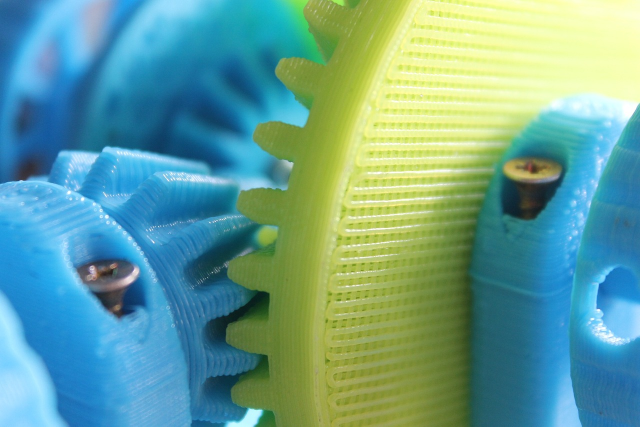
#> input picture img/the-mechanism-of-418198_1280.jpg, 1280 x 853 px (shown at 1/2 size)
$ python -i base.py   (imports and definitions only)
#> lines starting #> are read from the running program, lines starting #| are printed output that depends on the picture; after the words box and inside, x2 and y2 are one past the last pixel; in counts of white or black regions, pixels touching at a corner belong together
import cv2
import numpy as np
import os
from PIL import Image


# [119 lines left out: functions make_stencils, reduce_colors, group_pixels_nearest_color, save_cmyk_channels, not called in this run]

def something(x):
    pass

def showLines(input_image_path: str, output_directory: str):

#> called with input_image_path = '../img/the-mechanism-of-418198_1280.jpg', output_directory = 'out.png'
    img = cv2.imread(input_image_path)
#> img is the input picture: shape (853, 1280, 3); mean B, G, R 149, 160.5, 103.6
    img=cv2.resize(img,(600,400),cv2.INTER_AREA)
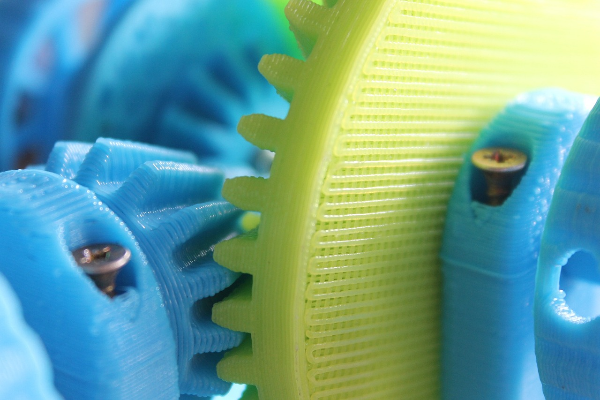
#> img: shape (400, 600, 3); mean B, G, R 148.9, 160.4, 103.4

    gray = cv2.cvtColor(img, cv2.COLOR_BGR2GRAY)
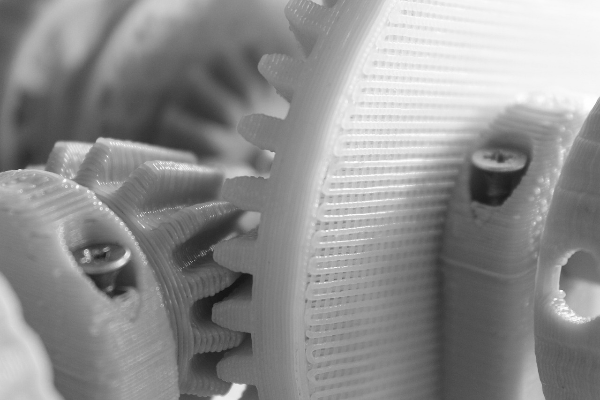
#> gray: shape (400, 600); min 20, max 255, mean 142.1
    cv2.imwrite(os.path.join(output_directory, 'gray.png'), gray)

    cv2.namedWindow('image')
    # create trackbars for color change
    cv2.createTrackbar('min','image',0,255,something)
#> slider 'min' is set to 51
    cv2.createTrackbar('max','image',0,255,something)
#> slider 'max' is set to 255
    # create switch for ON/OFF functionality
    switch = "0 : OFF \n 1 : ON"
    cv2.createTrackbar(switch, 'image',0,1,something)
#> slider '0 : OFF \n 1 : ON' is set to 1
    while(1):
        # get current positions of four trackbars
        g = cv2.getTrackbarPos ('min', 'image')
        b = cv2.getTrackbarPos ('max', 'image')
        s = cv2.getTrackbarPos (switch, 'image')
        if s == 0:
            img=img
            edges=img
        if s==1:
            edges = cv2.Canny(img,g,b)
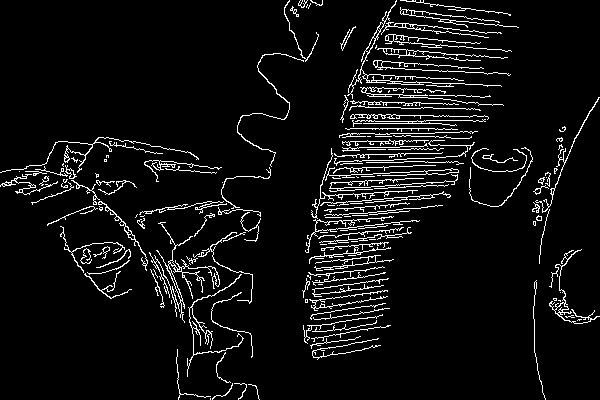
#> edges: shape (400, 600); 6.4% white in thin lines or dots
        cv2.imshow ('image', edges)
        k = cv2.waitKey (1) & 0xFF
#> (key Esc is pressed here)
        if k == 27:
            break
    cv2.destroyAllWindows()

    cv2.imwrite(os.path.join(output_directory, 'edges.png'), edges)
    lines = cv2.HoughLinesP(edges, 1, np.pi/180, 100,
                            minLineLength=100, maxLineGap=10)
#> lines = [[312, 205, 445, 193], [314, 206, 434, 197], [304, 340, 348, 204], [318, 358, 368, 170], [340, 119, 453, 6], [315, 231, 419, 220], [343, 114, 487, 116], [323, 177, 489, 11], [375, 67, 510, 74], [368, 46, 503, 58], [342, 134, 473, 132]]
    for line in lines:
        x1, y1, x2, y2 = line[0]
        cv2.line(img, (x1, y1), (x2, y2), (0, 255, 0), 2)
#> this loop made 11 passes
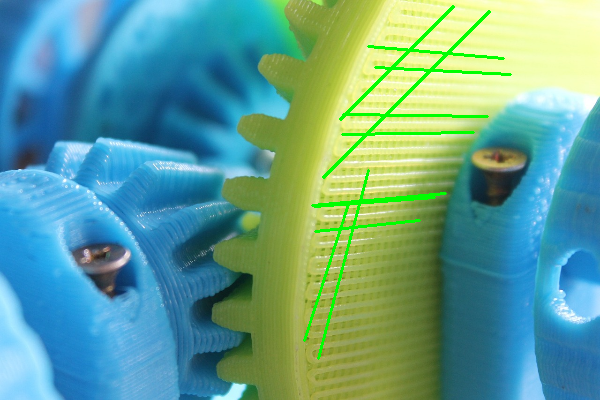
#> img: shape (400, 600, 3); 2.02% of pixels changed, all inside (x1, y1, x2, y2) = (303, 5, 512, 360)

    cv2.imwrite(os.path.join(output_directory, 'lines.png'), img)

>>> result = showLines('../img/the-mechanism-of-418198_1280.jpg', 'out.png')

$ run again, on img/calibration_control_calibrated.png
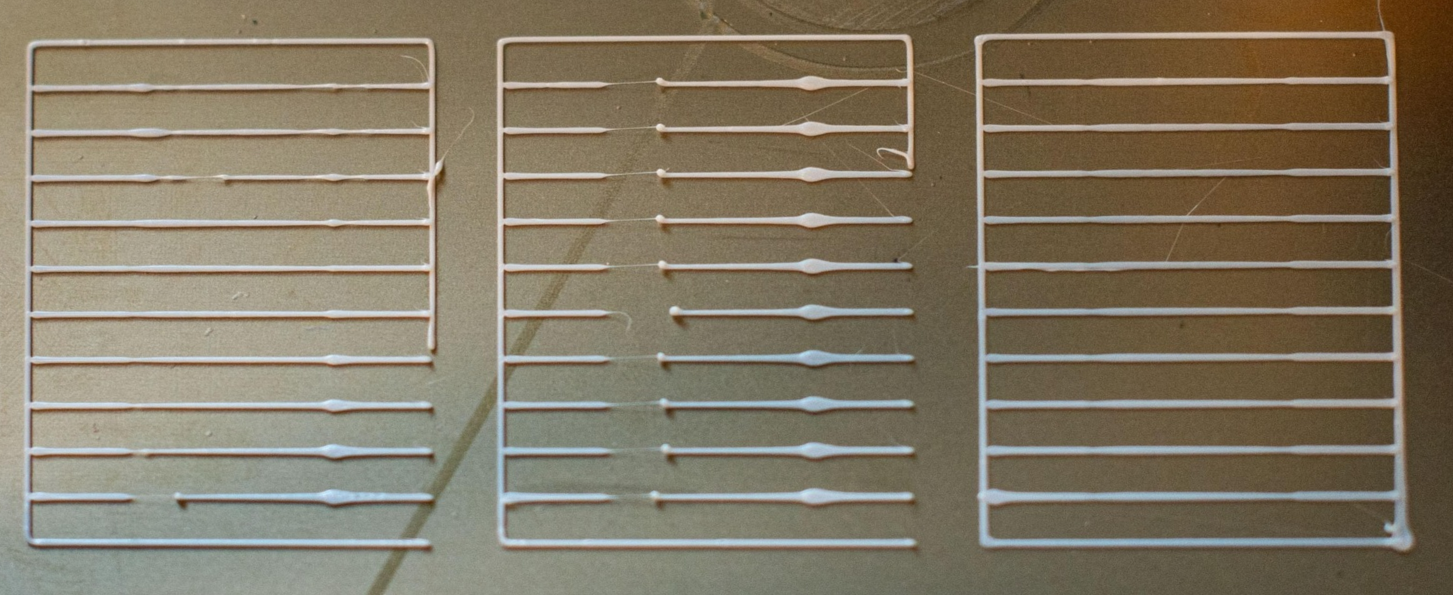
#> input picture img/calibration_control_calibrated.png, 1453 x 595 px
#> in showLines, img is the input picture: shape (595, 1453, 3); mean B, G, R 99.9, 119.9, 130.1
#> in showLines, `edges = cv2.Canny(img,g,b)`:
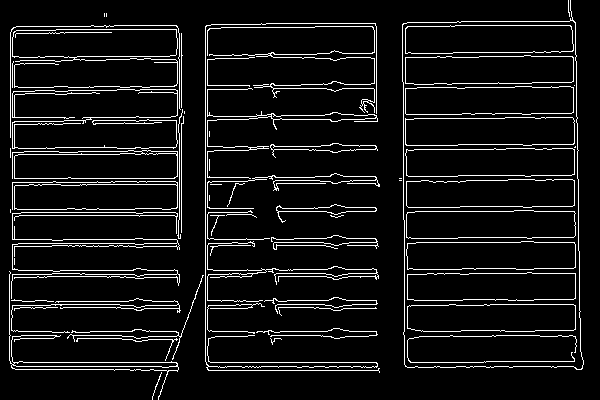
#> edges: shape (400, 600); 7.7% white in thin lines or dots
#> lines = 35 rows, first 6: [11, 366, 177, 366], [10, 362, 176, 362], [205, 361, 205, 26], [209, 331, 327, 331], [207, 329, 207, 25], [427, 273, 579, 273]
#> the loop in showLines, `for line in lines:` made 35 passes
#> after the loop in showLines, `for line in lines:`:
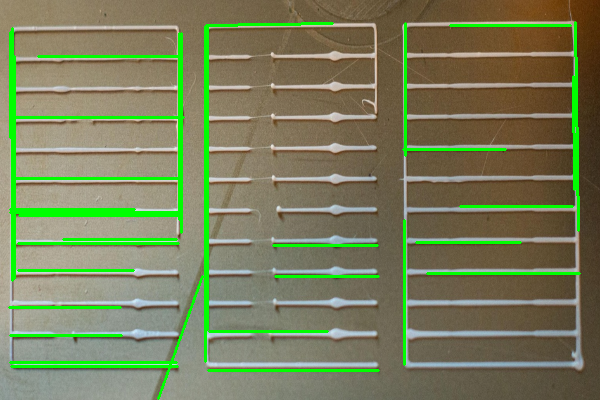
#> img: shape (400, 600, 3); mean B, G, R 91.3, 126.9, 120.3
